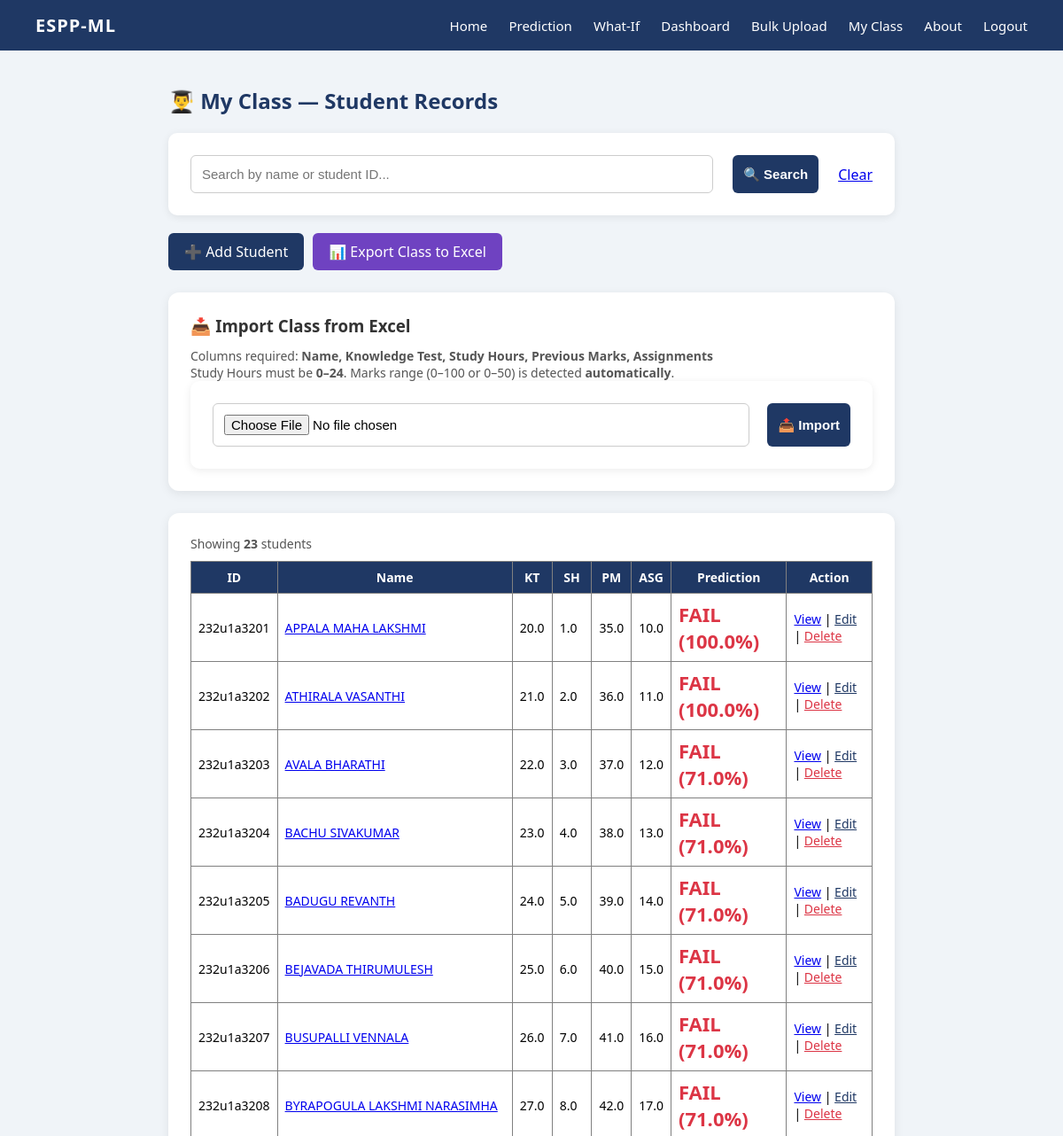
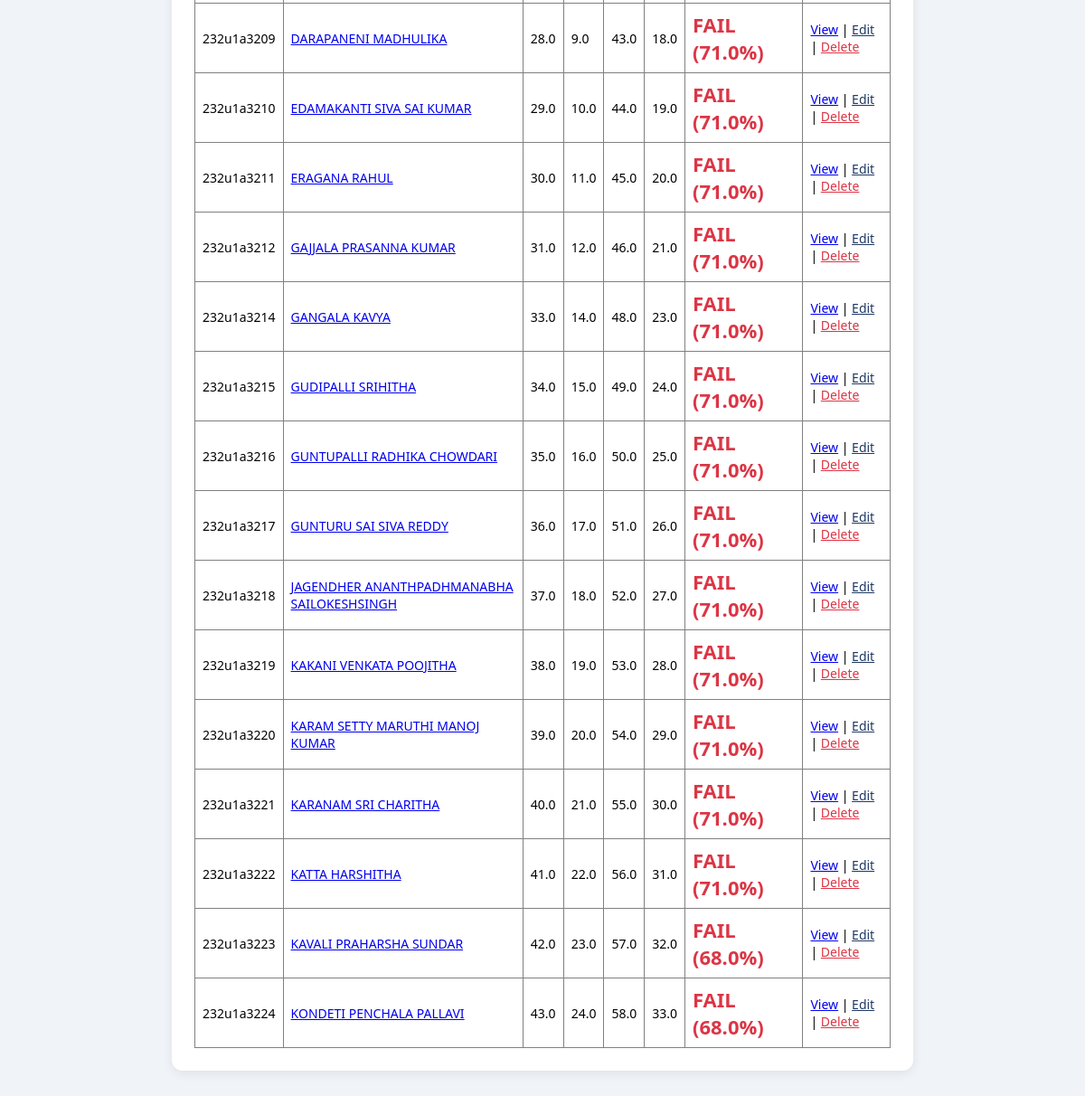
/students?show_all=1 (signed in), run on the app's committed database (2 pictures, top to bottom).
### tables this page shows
CREATE TABLE students (
        id INTEGER PRIMARY KEY AUTOINCREMENT,
        student_id TEXT UNIQUE,
        name TEXT NOT NULL,
        knowledge_test REAL,
        study_hours REAL,
        previous_marks REAL,
        assignments REAL,
        prediction TEXT,
        confidence REAL,
        added_by TEXT,
        timestamp DATETIME DEFAULT CURRENT_TIMESTAMP
    );

### app.py (the view)
@app.route("/students")
def students():
    if "username" not in session:
        return redirect(url_for("login"))
    q = request.args.get("q", "").strip()
    show_all = request.args.get("show_all", "") == "1"
    rows = []
    if q or show_all:
        conn = sqlite3.connect("users.db")
        c = conn.cursor()
        if q:
            c.execute("""SELECT id, student_id, name, knowledge_test, study_hours,
                                previous_marks, assignments, prediction, confidence, timestamp
                         FROM students
                         WHERE name LIKE ? OR student_id LIKE ?
                         ORDER BY name""", (f"%{q}%", f"%{q}%"))
        else:
            c.execute("""SELECT id, student_id, name, knowledge_test, study_hours,
                                previous_marks, assignments, prediction, confidence, timestamp
                         FROM students ORDER BY name""")
        rows = c.fetchall()
        conn.close()
    return render_template("students.html", students=rows, q=q, show_all=show_all)

### templates/students.html (shortened to what this page needs)
{% extends "base.html" %}
{% block content %}
<h2>👨‍🎓 My Class — Student Records</h2>
<form method="GET" style="flex-direction: row; max-width: 100%; margin-bottom: 20px;">
    <input type="text" name="q" value="{{ q }}" placeholder="Search by name or student ID..." style="flex:1;">
    <button type="submit" style="margin-left: 10px;">🔍 Search</button>
    {% if q or show_all %}
        <a href="{{ url_for('students') }}" style="margin-left: 10px; align-self: center;">Clear</a>
    {% endif %}
</form>
<div style="margin-bottom: 20px; display:flex; gap:10px; flex-wrap:wrap;">
    <a href="{{ url_for('add_student') }}"
       style="background:#1F3864;color:white;padding:10px 18px;border-radius:6px;text-decoration:none;">
       ➕ Add Student
    </a>
        <a href="{{ url_for('export_students') }}"
       style="background:#6f42c1;color:white;padding:10px 18px;border-radius:6px;text-decoration:none;">
       📊 Export Class to Excel
    </a>
</div>
<div class="result-box" style="margin-bottom:20px;">
    <h3>📥 Import Class from Excel</h3>
    <p style="font-size:14px;color:#555;">
        Columns required: <b>Name, Knowledge Test, Study Hours, Previous Marks, Assignments</b><br>
        Study Hours must be <b>0–24</b>. Marks range (0–100 or 0–50) is detected <b>automatically</b>.
    </p>
    <form method="POST" action="{{ url_for('import_students') }}" enctype="multipart/form-data"
          style="flex-direction:row;max-width:100%;gap:10px;">
        <input type="file" name="file" accept=".xlsx" required style="flex:1;">
        <button type="submit" style="margin-left:10px;">📤 Import</button>
    </form>
</div>
<div class="result-box">
    {% if not q and not show_all %}
        <div style="text-align:center;padding:40px;color:#888;">
            <h3 style="color:#888;">🔍 Search to view students</h3>
            <p>Type a name or student ID above, or click <b>Show All Students</b> to see everyone.</p>
        </div>
    {% elif students %}
        <p style="margin-bottom:10px;color:#555;font-size:14px;">
            Showing <b>{{ students|length }}</b> student{{ 's' if students|length != 1 else '' }}
        </p>
        <table border="1" style="border-collapse:collapse;width:100%;font-size:14px;">
            <tr style="background:#1F3864;color:white;">
                <th style="padding:8px;">ID</th>
                <th style="padding:8px;">Name</th>
                <th style="padding:8px;">KT</th>
                <th style="padding:8px;">SH</th>
                <th style="padding:8px;">PM</th>
                <th style="padding:8px;">ASG</th>
                <th style="padding:8px;">Prediction</th>
                <th style="padding:8px;">Action</th>
            </tr>
            {% for s in students %}
            <tr>
                <td style="padding:8px;">{{ s[1] or "-" }}</td>
                <td style="padding:8px;"><a href="{{ url_for('student_detail', sid=s[0]) }}">{{ s[2] }}</a></td>
                <td style="padding:8px;">{{ s[3] }}</td>
                <td style="padding:8px;">{{ s[4] }}</td>
                <td style="padding:8px;">{{ s[5] }}</td>
                <td style="padding:8px;">{{ s[6] }}</td>
                <td style="padding:8px;" class="{{ 'pass' if s[7]=='PASS' else 'fail' }}">
                    {{ s[7] }}{% if s[8] %} ({{ s[8] }}%){% endif %}
                </td>
                <td style="padding:8px;">
    <a href="{{ url_for('student_detail', sid=s[0]) }}">View</a> |
    <a href="{{ url_for('edit_student', sid=s[0]) }}" style="color:#1F3864;">Edit</a> |
    <a href="{{ url_for('delete_student', sid=s[0]) }}"
       onclick="return confirm('Delete?')" style="color:#dc3545;">Delete</a>
</td>
            </tr>
            {% endfor %}
        </table>
    {% endif %}
</div>
{% endblock %}

### templates/base.html (shortened to what this page needs)
<!DOCTYPE html>
<html lang="en">
<head>
</head>
<body>
    <nav>
        <div class="brand">ESPP-ML</div>
        <div class="links">
            {% if session.username %}
                <a href="{{ url_for('home') }}">Home</a>
                <a href="{{ url_for('prediction') }}">Prediction</a>
                    <a href="{{ url_for('whatif') }}">What-If</a>
                        <a href="{{ url_for('dashboard') }}">Dashboard</a>
                <a href="{{ url_for('bulk') }}">Bulk Upload</a>
                <a href="{{ url_for('students') }}">My Class</a>
                <a href="{{ url_for('about') }}">About</a>
                <a href="{{ url_for('logout') }}">Logout</a>
            {% else %}
                <a href="{{ url_for('login') }}">Login</a>
                <a href="{{ url_for('register') }}">Register</a>
            {% endif %}
        </div>
    </nav>
    <main>
        {% block content %}{% endblock %}
    </main>
</body>
</html>

### templates/base.html (style rules this page uses)
* { margin: 0; padding: 0; box-sizing: border-box; }
body { font-family: 'Segoe UI', Arial, sans-serif; background: #f0f4f8; color: #000; }
nav { background: #1F3864; color: white; padding: 15px 40px; display: flex; justify-content: space-between; align-items: center; }
nav .brand { font-size: 20px; font-weight: bold; letter-spacing: 1px; }
nav .links a { color: white; margin-left: 20px; text-decoration: none; font-weight: 500; font-size: 15px; }
main { padding: 40px; max-width: 900px; margin: auto; }
h2 { margin-bottom: 20px; color: #1F3864; }
h3 { margin-bottom: 12px; color: #333; }
form { display: flex; flex-direction: column; gap: 12px; max-width: 450px; background: #fff; padding: 25px; border-radius: 10px; box-shadow: 0 2px 10px rgba(0,0,0,0.08); }
input, button { padding: 12px; font-size: 15px; border-radius: 6px; border: 1px solid #ccc; }
button { background: #1F3864; color: white; border: none; cursor: pointer; font-weight: bold; }
.result-box { background: #fff; padding: 25px; border-radius: 12px; box-shadow: 0 3px 12px rgba(0,0,0,0.08); margin-top: 25px; }
.fail { color: #dc3545; font-weight: bold; font-size: 22px; }

### data on the page
students: student "232u1a3201", name "APPALA MAHA LAKSHMI", knowledge_test "20.0", study_hours "1.0", previous_marks "35.0", assignments "10.0", prediction "FAIL", confidence "100.0"
students: student "232u1a3202", name "ATHIRALA VASANTHI", knowledge_test "21.0", study_hours "2.0", previous_marks "36.0", assignments "11.0", prediction "FAIL", confidence "100.0"
students: student "232u1a3203", name "AVALA BHARATHI", knowledge_test "22.0", study_hours "3.0", previous_marks "37.0", assignments "12.0", prediction "FAIL", confidence "71.0"
students: student "232u1a3204", name "BACHU SIVAKUMAR", knowledge_test "23.0", study_hours "4.0", previous_marks "38.0", assignments "13.0", prediction "FAIL", confidence "71.0"
students: student "232u1a3205", name "BADUGU REVANTH", knowledge_test "24.0", study_hours "5.0", previous_marks "39.0", assignments "14.0", prediction "FAIL", confidence "71.0"
students: student "232u1a3206", name "BEJAVADA THIRUMULESH", knowledge_test "25.0", study_hours "6.0", previous_marks "40.0", assignments "15.0", prediction "FAIL", confidence "71.0"
students: student "232u1a3207", name "BUSUPALLI VENNALA", knowledge_test "26.0", study_hours "7.0", previous_marks "41.0", assignments "16.0", prediction "FAIL", confidence "71.0"
students: student "232u1a3208", name "BYRAPOGULA LAKSHMI NARASIMHA", knowledge_test "27.0", study_hours "8.0", previous_marks "42.0", assignments "17.0", prediction "FAIL", confidence "71.0"
students: student "232u1a3209", name "DARAPANENI MADHULIKA", knowledge_test "28.0", study_hours "9.0", previous_marks "43.0", assignments "18.0", prediction "FAIL", confidence "71.0"
students: student "232u1a3210", name "EDAMAKANTI SIVA SAI KUMAR", knowledge_test "29.0", study_hours "10.0", previous_marks "44.0", assignments "19.0", prediction "FAIL", confidence "71.0"
students: student "232u1a3211", name "ERAGANA RAHUL", knowledge_test "30.0", study_hours "11.0", previous_marks "45.0", assignments "20.0", prediction "FAIL", confidence "71.0"
students: student "232u1a3212", name "GAJJALA PRASANNA KUMAR", knowledge_test "31.0", study_hours "12.0", previous_marks "46.0", assignments "21.0", prediction "FAIL", confidence "71.0"
students: student "232u1a3214", name "GANGALA KAVYA", knowledge_test "33.0", study_hours "14.0", previous_marks "48.0", assignments "23.0", prediction "FAIL", confidence "71.0"
students: student "232u1a3215", name "GUDIPALLI SRIHITHA", knowledge_test "34.0", study_hours "15.0", previous_marks "49.0", assignments "24.0", prediction "FAIL", confidence "71.0"
students: student "232u1a3216", name "GUNTUPALLI RADHIKA CHOWDARI", knowledge_test "35.0", study_hours "16.0", previous_marks "50.0", assignments "25.0", prediction "FAIL", confidence "71.0"
students: student "232u1a3217", name "GUNTURU SAI SIVA REDDY", knowledge_test "36.0", study_hours "17.0", previous_marks "51.0", assignments "26.0", prediction "FAIL", confidence "71.0"
students: student "232u1a3218", name "JAGENDHER ANANTHPADHMANABHA SAILOKESHSINGH", knowledge_test "37.0", study_hours "18.0", previous_marks "52.0", assignments "27.0", prediction "FAIL", confidence "71.0"
students: student "232u1a3219", name "KAKANI VENKATA POOJITHA", knowledge_test "38.0", study_hours "19.0", previous_marks "53.0", assignments "28.0", prediction "FAIL", confidence "71.0"
students: student "232u1a3220", name "KARAM SETTY MARUTHI MANOJ KUMAR", knowledge_test "39.0", study_hours "20.0", previous_marks "54.0", assignments "29.0", prediction "FAIL", confidence "71.0"
students: student "232u1a3221", name "KARANAM SRI CHARITHA", knowledge_test "40.0", study_hours "21.0", previous_marks "55.0", assignments "30.0", prediction "FAIL", confidence "71.0"
students: student "232u1a3222", name "KATTA HARSHITHA", knowledge_test "41.0", study_hours "22.0", previous_marks "56.0", assignments "31.0", prediction "FAIL", confidence "71.0"
students: student "232u1a3223", name "KAVALI PRAHARSHA SUNDAR", knowledge_test "42.0", study_hours "23.0", previous_marks "57.0", assignments "32.0", prediction "FAIL", confidence "68.0"
students: student "232u1a3224", name "KONDETI PENCHALA PALLAVI", knowledge_test "43.0", study_hours "24.0", previous_marks "58.0", assignments "33.0", prediction "FAIL", confidence "68.0"

### other printed values
{{ students|length }} "23"
{{ 's' if students|length != 1 else '' }} "s"
